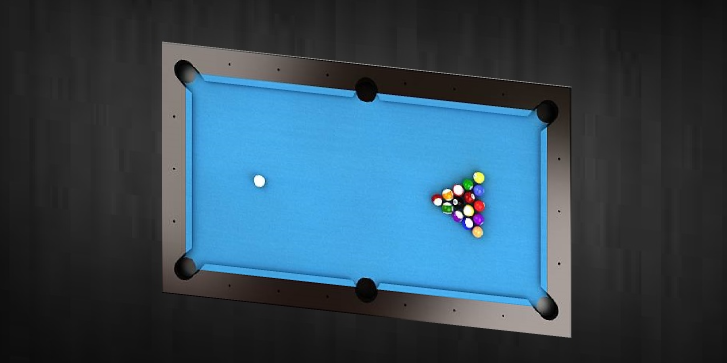
#> input picture openCV implementations/Test images/8.png, 727 x 363 px, found by its file name
$ python warp.py
#> lines starting #> are read from the running program, lines starting #| are printed output that depends on the picture; after the words box and inside, x2 and y2 are one past the last pixel; in counts of white or black regions, pixels touching at a corner belong together
#code to align and wrap captured image
import cv2
import numpy as np

width=600
height=300


def empty(a):
   pass

def getContours(img): #get contors return the biggest
    biggest = np.array([])
    max_area = 0
    contours, hierarchy = cv2.findContours(img, cv2.RETR_EXTERNAL, cv2.CHAIN_APPROX_NONE)
    for i in contours:
        area = cv2.contourArea(i)
        if area > 1000:
            peri = cv2.arcLength(i, True)
            cv2.drawContours(imgcontour, i, -1, (10, 0, 200), 7)
            approx = cv2.approxPolyDP(i, 0.02 * peri, True)
            if area > max_area and len(approx) == 4:  # chech if it a rectangle
                biggest = approx  # biggect rechtangle
                max_area = area

    return biggest
#to warp image
def getWarp(img,biggest):
   biggest=reorder(biggest)
   pts1 = np.float32(biggest)
   pts2 = np.float32([[0, 0], [width, 0], [0, height], [width, height]])
   matrix = cv2.getPerspectiveTransform(pts1, pts2)
   imgOutput = cv2.warpPerspective(img, matrix, (width, height))

   return imgOutput
#reorder the coordinates
def reorder (myPoints):
    myPoints = myPoints.reshape((4,2))
    myPointsNew = np.zeros((4,1,2),np.int32)
    add =myPoints.sum(1)

    myPointsNew[0]=myPoints[np.argmin(add)]
    myPointsNew[3]=myPoints[np.argmax(add)]
    diff = np.diff(myPoints,axis=1)
    myPointsNew[1] = myPoints[np.argmin(diff)]
    myPointsNew[2] = myPoints[np.argmax(diff)]

    return myPointsNew

img= cv2.imread("venv/images/8.png")
#> img is the input picture: shape (363, 727, 3); mean B, G, R 89.3, 74.2, 50.4
img =cv2.resize(img,(width,height))
#> img: shape (300, 600, 3)
cv2.imshow("Original", img)
cv2.waitKey()
imgcontour = img.copy()
#imgblur =cv2.GaussianBlur(img,(7,7),1)
imgGray =cv2.cvtColor(img,cv2.COLOR_BGR2GRAY)


#image preproccesing
imgcanny=cv2.Canny(imgGray,40,60)
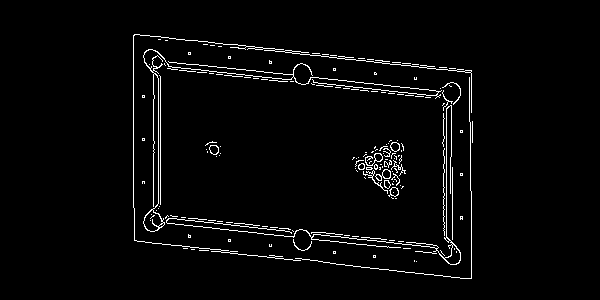
#> imgcanny: shape (300, 600); 2.8% white in thin lines or dots, all inside (x1, y1, x2, y2) = (133, 34, 473, 279)
cv2.imshow("canny", imgcanny)
cv2.imwrite('Canny.jpg', imgcanny)
cv2.waitKey()
kernel=np.ones((5,5))
imgDil =cv2.dilate(imgcanny,kernel,iterations=1)
#> imgDil: shape (300, 600); 12.6% white; 22 white regions, largest, box (x1, y1, x2, y2) and area: (141, 47, 463, 267) 12532, (131, 32, 475, 281) 6642, (350, 138, 408, 201) 2253
imgThre =cv2.erode(imgDil,kernel,iterations=1)
#> imgThre: shape (300, 600); 6.2% white; 22 white regions (18 under 20 px)
#cv2.imshow("dial", imgDil)
#cv2.imshow("thre", imgThre)
cv2.waitKey()

#get the edges and warp
imgcontour = img.copy()
imgBiggestcon =img.copy()
biggest = getContours(imgThre)
#> in getContours, `contours, hierarchy = cv2.findContours(img, cv2.RETR_EXTERNAL, cv2.CHA..`: contours = 1 contour; box (x1, y1, x2, y2) and area: (133, 34, 473, 279) 70268
#> the loop in getContours, `for i in contours:` made 1 pass
#> (area, peri, biggest, max_area) on pass 1: (70267.5, 1126.6, [[133, 35], [134, 240], [471, 278], [471, 70]], 70267.5)
#> after the loop in getContours, `for i in contours:`:
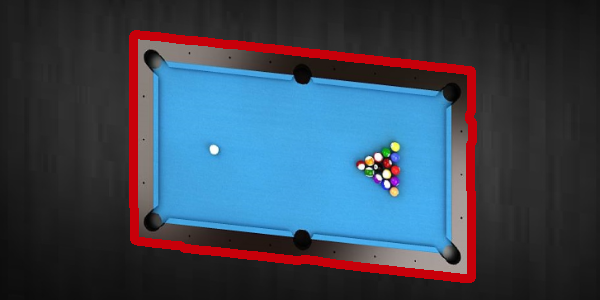
#> imgcontour: shape (300, 600, 3); mean B, G, R 86.4, 70.6, 57.5
#> after the loop in getContours, `for i in contours:`: max_area = 70267.5
#> biggest = [[133, 35], [134, 240], [471, 278], [471, 70]]
cv2.drawContours(imgBiggestcon, biggest, -1, (10, 0, 200), 10)
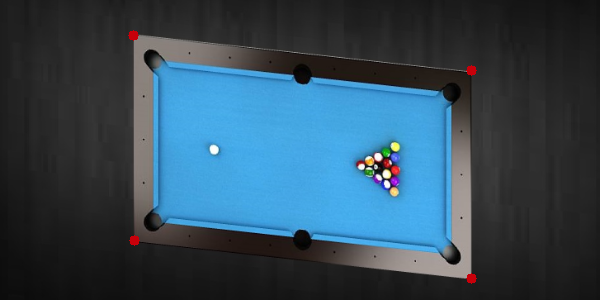
#> imgBiggestcon: shape (300, 600, 3); mean B, G, R 89.2, 74, 50.6
imgWarped = getWarp(img,biggest)
#> in reorder, `add =myPoints.sum(1)`: add = [168, 374, 749, 541]
#> in reorder, `diff = np.diff(myPoints,axis=1)`: diff = [-98, 106, -193, -401]
#> in getWarp, `biggest=reorder(biggest)`: biggest = [[133, 35], [471, 70], [134, 240], [471, 278]]
#> in getWarp, `matrix = cv2.getPerspectiveTransform(pts1, pts2)`: matrix = [[1.81, -0.00885, -240.9], [-0.152, 1.47, -31.17], [4.67e-05, -1.47e-05, 1]]
#showoutputs
imgsmall = imgWarped.copy()
print(biggest)
#| [[[133  35]]
#|  [[134 240]]
#|  [[471 278]]
#|  [[471  70]]]
cv2.imshow("con", imgcontour)
cv2.imwrite('Contour.jpg', imgcontour)
cv2.imshow("conbiggest", imgBiggestcon)
cv2.imwrite('Bigcontour.jpg', imgBiggestcon)

cv2.waitKey()
cv2.imshow("Warped", imgWarped)
cv2.imwrite('Warped.jpg', imgWarped)
cv2.waitKey()


#reprocss output image for remove boarder
imgGray1 =cv2.cvtColor(imgsmall,cv2.COLOR_BGR2GRAY)
imgcanny1=cv2.Canny(imgGray1,40,60)
#> imgcanny1: shape (300, 600); 4.3% white in thin lines or dots
cv2.imwrite('canny1.jpg', imgcanny1)
cv2.imshow("canny2", imgcanny1)
cv2.waitKey()
kernel=np.ones((5,5))
imgDil1 =cv2.dilate(imgcanny1,kernel,iterations=1)
#> imgDil1: shape (300, 600); 18.9% white; 23 white regions, largest, box (x1, y1, x2, y2) and area: (15, 14, 585, 290) 22744, (391, 110, 478, 198) 4496, (20, 0, 600, 6) 2880
imgThre1 =cv2.erode(imgDil1,kernel,iterations=1)
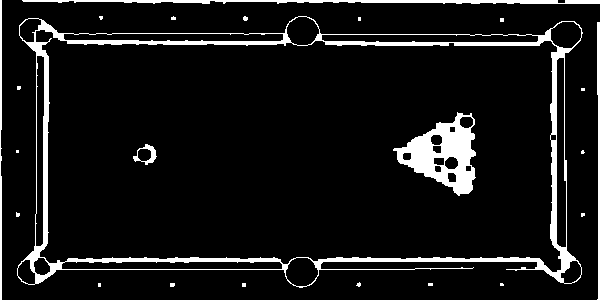
#> imgThre1: shape (300, 600); 8.6% white; 23 white regions (16 under 20 px)
cv2.imshow("dial", imgDil1)
cv2.imshow("thre", imgThre1)
cv2.waitKey()

#Again conner detection and warp
#imgcontour1 = imgsmall.copy()
imgBiggestcon1 =imgsmall.copy()
biggest1 = getContours(imgThre1)
#> in getContours (call 2), `contours, hierarchy = cv2.findContours(img, cv2.RETR_EXTERNAL, cv2.CHA..`: contours = 21 contours, 17 with area under 20; largest, box (x1, y1, x2, y2) and area: (17, 16, 583, 288) 126195, (22, 0, 600, 4) 1022, (597, 22, 600, 300) 350, (0, 0, 2, 300) 259
#> the loop in getContours (call 2), `for i in contours:` made 21 passes
#> (area, peri, biggest, max_area) on pass 16: (126195, 2140, [[19, 25], [25, 283], [580, 277], [574, 21]], 126195)
#> (area, peri, approx) on pass 20: (1022, 1184.2, [[22, 0], [599, 3]])
#> after the loop in getContours (call 2), `for i in contours:`:
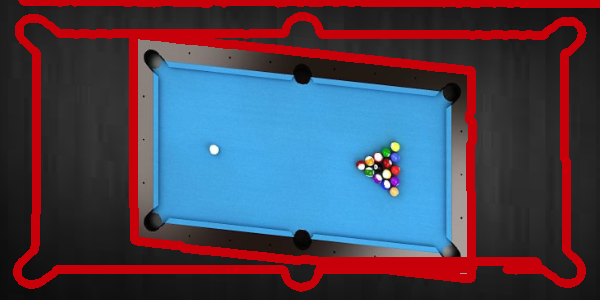
#> imgcontour: shape (300, 600, 3); mean B, G, R 83.4, 66.5, 74.7
#> after the loop in getContours (call 2), `for i in contours:`: max_area = 126195
#> biggest1 = [[19, 25], [25, 283], [580, 277], [574, 21]]
cv2.drawContours(imgBiggestcon1, biggest1, -1, (10, 0, 200), 12)
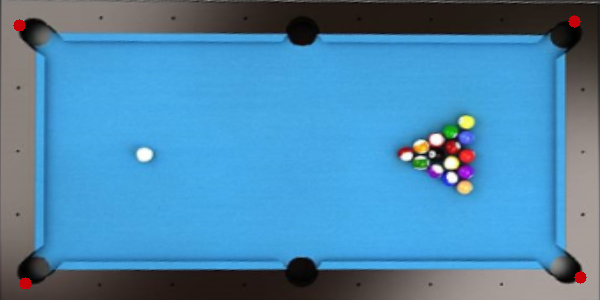
#> imgBiggestcon1: shape (300, 600, 3); mean B, G, R 175.1, 136, 74.9
imgWarped1 = getWarp(imgsmall,biggest1)
#> in getWarp (call 2), `biggest=reorder(biggest)`: biggest = [[19, 25], [574, 21], [25, 283], [580, 277]]
#> in getWarp (call 2), `matrix = cv2.getPerspectiveTransform(pts1, pts2)`: matrix = [[1.07, -0.0249, -19.75], [0.00838, 1.16, -29.22], [-1.4e-05, 6.52e-07, 1]]
#> in getWarp (call 2), `imgOutput = cv2.warpPerspective(img, matrix, (width, height))`:
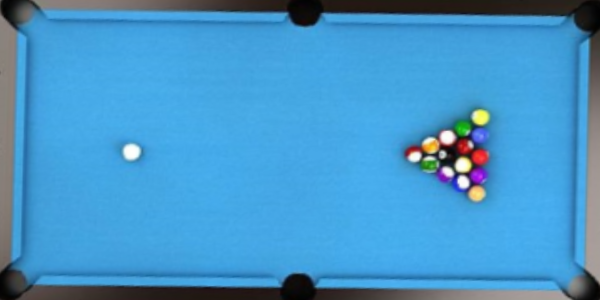
#> imgOutput: shape (300, 600, 3); mean B, G, R 200.3, 149.8, 70

#img = imgWarped.copy()
print(biggest1) #corner cordinetes
#| [[[ 19  25]]
#|  [[ 25 283]]
#|  [[580 277]]
#|  [[574  21]]]

#display outputs
cv2.imshow("conbiggest", imgBiggestcon1)
cv2.imwrite('biggest1.jpg', imgBiggestcon1)

cv2.waitKey()
cv2.imshow("Warped1", imgWarped1)
cv2.imwrite('Warped1.jpg', imgWarped1)
cv2.waitKey()
